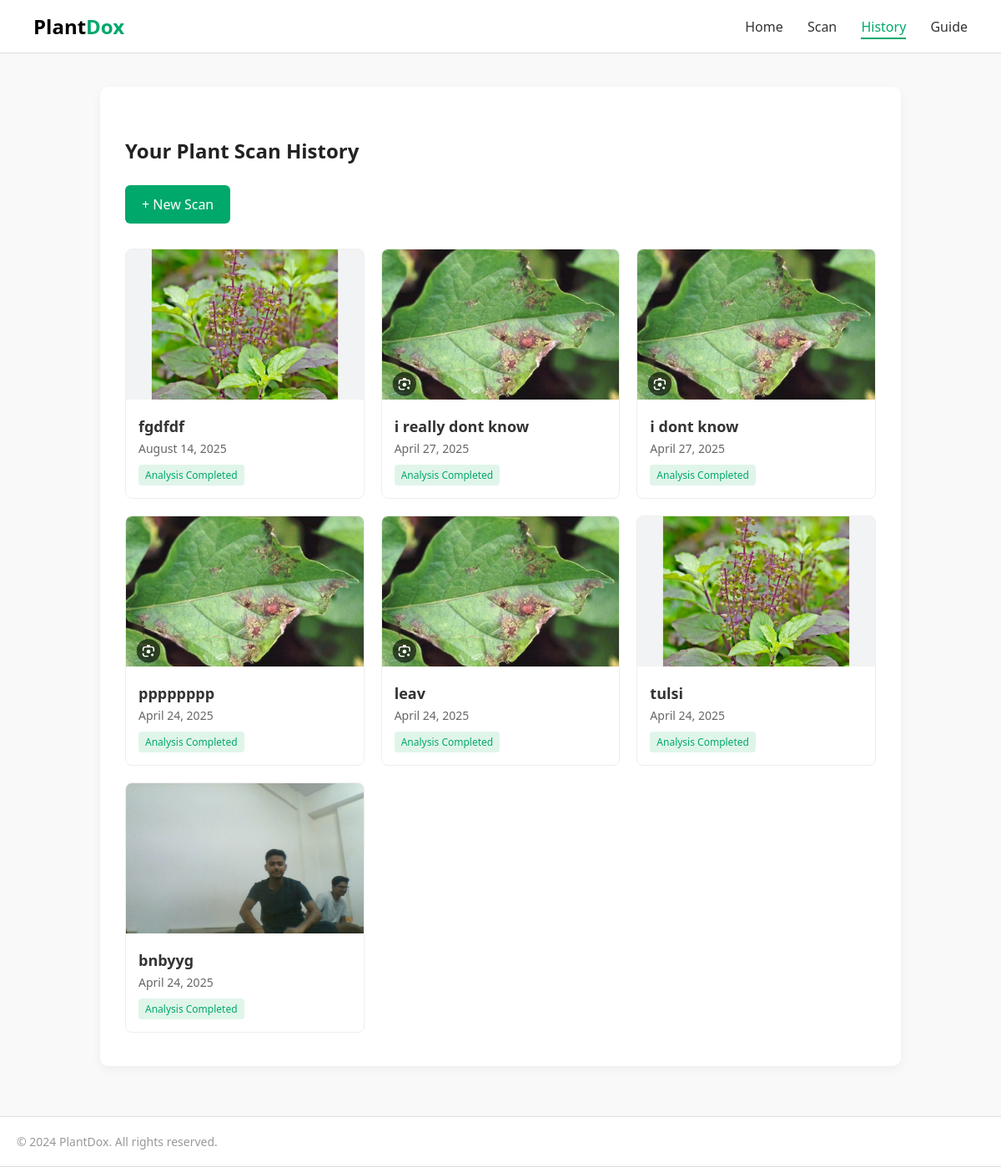
Screenshot of /plant-scans/history/ with the database file from the repository.
### plant_scans/models.py (models this page shows, shortened)
class PlantScan(models.Model):
    SCAN_STATUS_CHOICES = [
        ('pending', 'Pending Analysis'),
        ('completed', 'Analysis Completed'),
        ('failed', 'Analysis Failed'),
    ]
    title = models.CharField(max_length=200)
    description = models.TextField(blank=True, null=True)
    image = models.ImageField(upload_to='plant_scans/')
    upload_date = models.DateTimeField(default=timezone.now)
    status = models.CharField(max_length=20, choices=SCAN_STATUS_CHOICES, default='pending')

### plant_scans/views.py (the view)
# urls.py: path('history/', views.scan_history, name='scan_history'),
def scan_history(request):
    scans = PlantScan.objects.all().order_by('-upload_date')
    return render(request, 'plant_scans/scan_history.html', {'scans': scans})

### templates/plant_scans/scan_history.html (shortened to what this page needs)
{% extends 'base.html' %}
{% block content %}
<!DOCTYPE html>
<html lang="en">
<head>
</head>
<body>
  <header>
    <h1><span class="plant">Plant</span><span class="dox">Dox</span></h1>
    <nav>
      <a href="/">Home</a>
      <a href="{% url 'upload_scan' %}">Scan</a>
      <a href="{% url 'scan_history' %}" class="active">History</a>
      <a href="{% url 'guide' %}">Guide</a>
    </nav>
  </header>
  <div class="container">
    <h2>Your Plant Scan History</h2>
    <a href="{% url 'upload_scan' %}" class="new-scan-btn">+ New Scan</a>
    {% if scans %}
      <div class="scan-list">
        {% for scan in scans %}
          <a href="{% url 'scan_detail' scan.id %}" class="scan-link">
            <div class="scan-card">
              {% if scan.image %}
                <img src="{{ scan.image.url }}" alt="{{ scan.title }}" class="scan-image">
              {% else %}
                <div class="scan-image" style="background-color: #eee; display: flex; justify-content: center; align-items: center;">
                  <span style="color: #999;">No Image</span>
                </div>
              {% endif %}
              <div class="scan-info">
                <div class="scan-title">{{ scan.title }}</div>
                <div class="scan-date">{{ scan.upload_date|date:"F j, Y" }}</div>
                <span class="scan-status status-{{ scan.status }}">
                  {{ scan.get_status_display }}
                </span>
              </div>
            </div>
          </a>
        {% endfor %}
      </div>
    {% else %}
      <div class="empty-message">
        <p>You haven't uploaded any plant scans yet.</p>
        <p>Start by scanning your first plant!</p>
      </div>
    {% endif %}
  </div>
  <footer>
    © 2024 PlantDox. All rights reserved.
  </footer>
</body>
</html>
{% endblock %}

### templates/base.html
{% block content %}{% endblock %}

### templates/plant_scans/scan_history.html (style rules this page uses)
:root { --primary-green: #00A86B; --light-gray: #f9f9f9; --border-gray: #ddd; --blue-box: #e6f0ff; }
body { font-family: 'Segoe UI', sans-serif; background-color: var(--light-gray); margin: 0; padding: 0; color: #333; }
header, footer { background-color: white; padding: 15px 40px; display: flex; justify-content: space-between; align-items: center; border-bottom: 1px solid var(--border-gray); }
header h1 { font-size: 24px; margin: 0; }
header h1 span.plant { color: black; }
header h1 span.dox { color: var(--primary-green); font-weight: bold; }
nav a { margin-left: 25px; text-decoration: none; color: #333; font-weight: 500; }
nav a.active { color: var(--primary-green); border-bottom: 2px solid var(--primary-green); padding-bottom: 2px; }
.container { max-width: 900px; margin: 40px auto; background: white; padding: 40px 30px; border-radius: 10px; box-shadow: 0 4px 12px rgba(0,0,0,0.05); }
h2 { font-size: 24px; color: #222; margin-bottom: 25px; }
.scan-list { display: grid; grid-template-columns: repeat(auto-fill, minmax(280px, 1fr)); gap: 20px; }
.scan-card { border: 1px solid #eee; border-radius: 8px; overflow: hidden; transition: transform 0.2s, box-shadow 0.2s; }
.scan-image { width: 100%; height: 180px; object-fit: cover; }
.scan-info { padding: 15px; }
.scan-title { font-weight: 600; font-size: 18px; margin-bottom: 5px; }
.scan-date { font-size: 14px; color: #666; margin-bottom: 10px; }
.scan-status { display: inline-block; padding: 4px 8px; border-radius: 4px; font-size: 12px; font-weight: 500; }
.status-completed { background-color: #e0f5ea; color: var(--primary-green); }
.scan-link { text-decoration: none; color: inherit; }
.new-scan-btn { background-color: var(--primary-green); color: white; border: none; padding: 12px 20px; border-radius: 6px; cursor: pointer; font-size: 16px; font-weight: 500; display: inline-block; margin-bottom: 30px; text-decoration: none; }
footer { background-color: white; text-align: center; font-size: 14px; color: #999; padding: 20px; margin-top: 60px; border-top: 1px solid var(--border-gray); }

### rows the page displays
PlantScan: image (picture), title "fgdfdf", upload_date "August 14, 2025", status "Analysis Completed"
PlantScan: image (picture), title "i really dont know", upload_date "April 27, 2025", status "Analysis Completed"
PlantScan: image (picture), title "i dont know", upload_date "April 27, 2025", status "Analysis Completed"
PlantScan: image (picture), title "pppppppp", upload_date "April 24, 2025", status "Analysis Completed"
PlantScan: image (picture), title "leav", upload_date "April 24, 2025", status "Analysis Completed"
PlantScan: image (picture), title "tulsi", upload_date "April 24, 2025", status "Analysis Completed"
PlantScan: image (picture), title "bnbyyg", upload_date "April 24, 2025", status "Analysis Completed"
